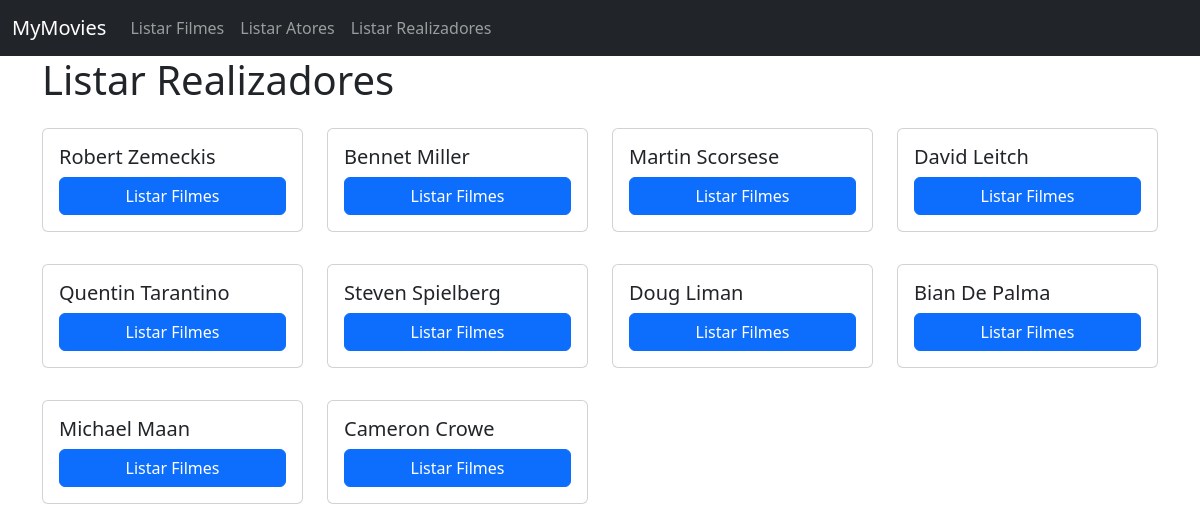
/realizadores, run on the app's committed database.
### tables this page shows
CREATE TABLE director (
    id BIGINT UNSIGNED NOT NULL AUTO_INCREMENT,
    name VARCHAR(255) NOT NULL,
    PRIMARY KEY (id)
);

### controllers/directors/directors.list.php (called while the page is built, shortened)
<?php
$connection = Connection::make();
$queryBuilder = new QueryBuilder($connection);
$directors = $queryBuilder->getAll('director', 'App\Model\Director');
require 'views/directors/directors.list.php';

### routes.php (called while the page is built, shortened)
<?php
$router->get('', function () {
    require 'controllers/menu.php';
});
$router->get('filmes', function () {
    require 'controllers/movies/movies.list.php';
});
$router->get('filmes/(\d+)', function ($id) {
    require "controllers/movies/movies.show.php";
});
$router->post('filmes', function () {
    require 'controllers/movies/movies.add.php';
});
$router->get('atores', function () {
    require 'controllers/actors/actors.list.php';
});
$router->get('atores/(\d+)', function ($id) {
    require "controllers/actors/actors.show.php";
});
$router->post('atores', function () {
    require 'controllers/actors/actors.add.php';
});
$router->get('generos', function () {
    require 'controllers/genres/genres.list.php';
});
$router->get('generos/(\d+)', function ($id) {
    require 'controllers/genres/genres.show.php';
});
$router->post('generos', function () {
    require 'controllers/genres/genres.add.php';
});
$router->get('realizadores', function () {
    require 'controllers/directors/directors.list.php';
});

### index.php (called while the page is built, shortened)
<?php
$router = Router::setFromFile('routes.php');
preg_match('/^([^:\/]+[s]?):\/\/([^\/]*)\/(.*)$/', Config::APPURL, $matches);
if (!isset($matches[3])) {
    $realURI = trim($_SERVER['REQUEST_URI'], '/');
} else {
    $baseConfigURL = $matches[3];
    $realURI = substr(trim($_SERVER['REQUEST_URI'], '/'), strlen($baseConfigURL) + 1);
}
try {
    $router->direct(
        $realURI,
        isset($_POST['_method']) ? $_POST['_method'] : $_SERVER['REQUEST_METHOD']
    );
} catch (Exception $e) {
    header('HTTP/1.1 404 Not Found', true, 404);
    echo "404 Not Found";
}
function route($uri)
{
    return Config::APPURL . '/' . $uri;
}

### src/Database/QueryBuilder.php (called while the page is built, shortened)
<?php
class QueryBuilder
{
    public function __construct(PDO $pdo)
    {
        $this->pdo = $pdo;
    }
    public function getAll($table, $class = "StdClass")
    {
        $stmt = $this->pdo->prepare("SELECT * FROM $table");
        $stmt->execute();
        return $stmt->fetchAll(PDO::FETCH_CLASS, $class);
    }
}

### views/directors/directors.list.php (the view, shortened to what this page needs)
<!DOCTYPE html>
<html lang="en">
<head>
    <link href="https://cdn.jsdelivr.net/npm/bootstrap@5.2.2/dist/css/bootstrap.min.css" rel="stylesheet">
</head>
<body>
    <?php require 'views/navbar.php'; ?>
    <div class="container">
        <div class="row">
            <h1>Listar Realizadores</h1>
            <?php if (isset($directors)) : ?>
                <?php foreach ($directors as $director) : ?>
                    <div class="col-3">
                        <div class="card my-3" >
                            <div class="card-body">
                                <h5 class="card-title"><?php echo $director->name; ?></h5>
                                <div class="d-grid gap-2">
                                    <a href="<?php echo route('realizadores/' . $director->id); ?>" class="btn btn-primary">Listar Filmes</a>
                                </div>
                            </div>
                        </div>
                    </div>
                <?php endforeach; ?>
            <?php endif ?>
        </div>
    </div>
</body>
</html>

### src/Router.php (shortened to what this page needs)
<?php
class Router
{
    protected $routes = [];
    public function get($uri, $callback)
    {
        $this->routes['GET'][$uri] = $callback;
    }
    public function post($uri, $callback)
    {
        $this->routes['POST'][$uri] = $callback;
    }
    public function delete($uri, $callback)
    {
        $this->routes['DELETE'][$uri] = $callback;
    }
    public function patch($uri, $callback)
    {
        $this->routes['PATCH'][$uri] = $callback;
    }
    public function direct($uri, $method)
    {
        if (!empty($this->routes[$method])) {
            foreach ($this->routes[$method] as $route => $callback) {
                $route = '/^' . str_replace('/', '\/', $route) . '$/';
                if (preg_match($route, $uri, $params)) {
                    array_shift($params);
                    return call_user_func_array($callback, array_values($params));
                }
            }
        }
        throw new Exception('No route found');
    }
}

### data on the page
director: name "Robert Zemeckis"
director: name "Bennet Miller"
director: name "Martin Scorsese"
director: name "David Leitch"
director: name "Quentin Tarantino"
director: name "Steven Spielberg"
director: name "Doug Liman"
director: name "Bian De Palma"
director: name "Michael Maan"
director: name "Cameron Crowe"
